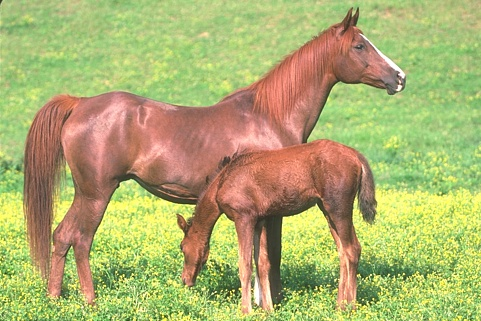
%> input picture LAB 11/Images/113044.jpg, 481 x 321 px
$ octave lab_exp_11_2.m   (GNU Octave 9; MATLAB toolbox functions it lacks are replaced by stand-ins)
%> lines starting %> are read from the running program, lines starting %| are printed output that depends on the picture
clear all;
close all;
f = imread("Images\113044.jpg");
%> f is the input picture: size 321x481x3 uint8; mean R, G, B 174.6, 175.1, 111
f1 = rgb2gray(f);
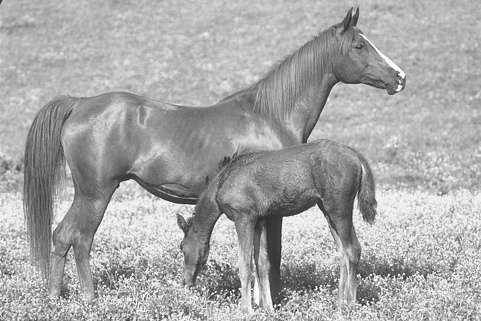
%> f1: size 321x481 uint8; min 37, max 255, mean 167.7
f2 = im2double(f1);
subplot(1,2,1),imshow(f);
title("input image")

wx = [1 1 1;0 0 0;-1 -1 -1];
wy = [-1 0 1;-1 0 1;-1 0 1];

p=padd(f2,size(ones(3), 1));
rx = conv(p,wx);
ry = conv(p,wy);
r = abs(rx) + abs(ry);
subplot(1,2,2),imshow(r,[]);
title("input image")

function c = conv(f1,w)
    x = fix(size(w, 1)/2);
    r = size(w, 1);
    for i=x+1:1:size(f1,1)-x
        for j=x+1:1:size(f1,2)-x
            wf = f1(i-x:i+x, j-x:j+x).*w;
            c(i-x,j-x) = (1/(r^2))*sum(wf(:));
        end
    end
    c =c;
end

function pa = padd(f,k)
%> called with k = 3
   row=size(f,1);
%> row = 321
   col=size(f,2);
%> col = 481
   p = zeros(size(f)+k-1);
   for i=fix(k/2)+1:1:row+fix(k/2)
    for j=fix(k/2)+1:1:col+fix(k/2)
        p(i,j) = f(i-fix(k/2),j-fix(k/2));
    end
   end
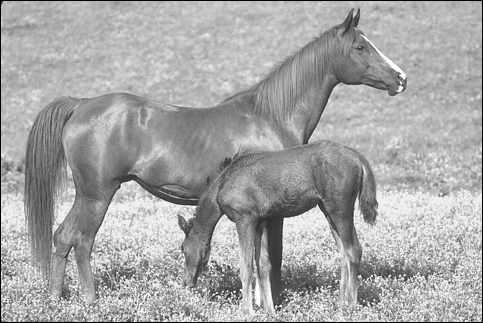
%> p: size 323x483 double; min 0, max 1, mean 0.651
%> after the loop in conv, `for i=x+1:1:size(f1,1)-x`:
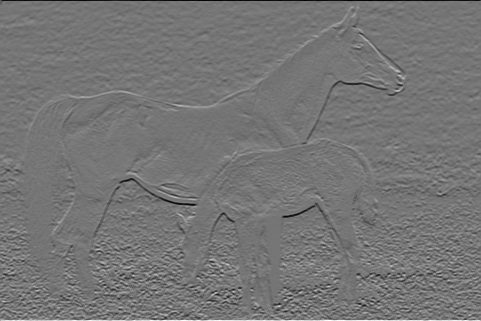
%> c: size 321x481 double; min -0.271, max 0.315, mean 2.37e-05; drawn with min black and max white
%> call 2 of conv, with w = [-1 0 1; -1 0 1; -1 0 1]
%> after the loop in conv (call 2), `for i=x+1:1:size(f1,1)-x`:
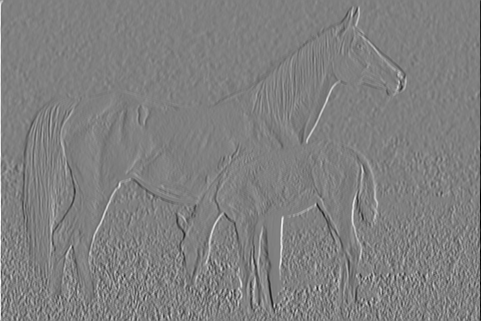
%> c: size 321x481 double; min -0.313, max 0.31, mean -9.38e-06; drawn with min black and max white
%> `r = abs(rx) + abs(ry);`:
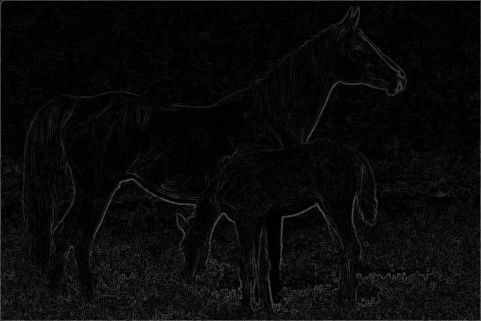
%> r: size 321x481 double; min 0, max 0.369, mean 0.0398
   pa=p;
end

$ run again, with LAB 11/Images/3096.jpg copied over LAB 11/Images/113044.jpg
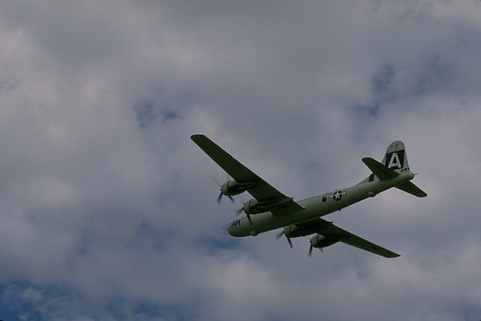
%> input picture LAB 11/Images/3096.jpg, 481 x 321 px
%> f is the input picture: size 321x481x3 uint8; mean R, G, B 113.8, 118.4, 129.2
%> after the loop in conv (call 2), `for i=x+1:1:size(f1,1)-x`:
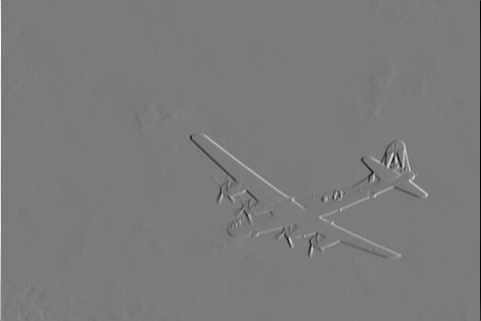
%> c: size 321x481 double; min -0.187, max 0.2, mean 1.49e-05; drawn with min black and max white
%> `r = abs(rx) + abs(ry);`:
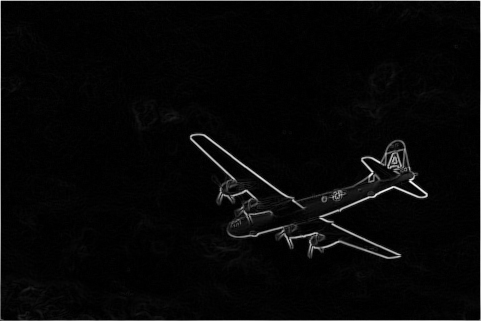
%> r: size 321x481 double; min 0, max 0.254, mean 0.00757; drawn with min black and max white

$ run again, with LAB 11/Images/42049.jpg copied over LAB 11/Images/113044.jpg
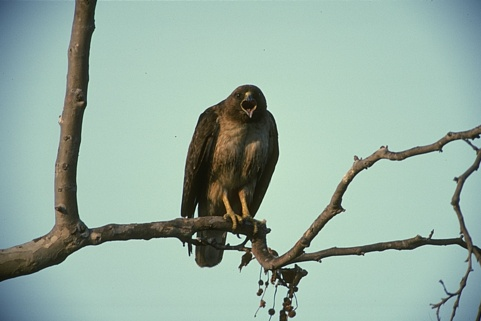
%> input picture LAB 11/Images/42049.jpg, 481 x 321 px
%> f is the input picture: size 321x481x3 uint8; mean R, G, B 150.9, 175.2, 163.1
%> after the loop in conv (call 2), `for i=x+1:1:size(f1,1)-x`:
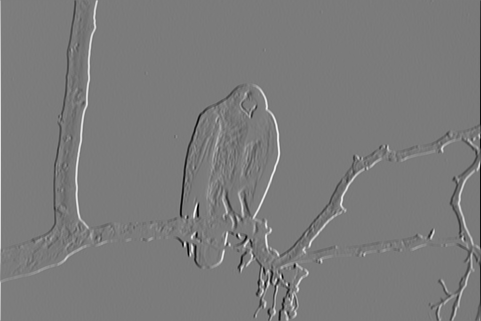
%> c: size 321x481 double; min -0.264, max 0.281, mean 2.46e-05; drawn with min black and max white
%> `r = abs(rx) + abs(ry);`:
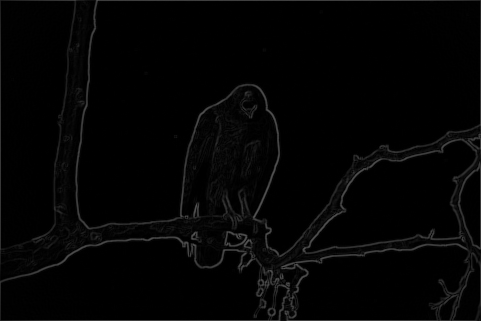
%> r: size 321x481 double; min 0, max 0.353, mean 0.018
